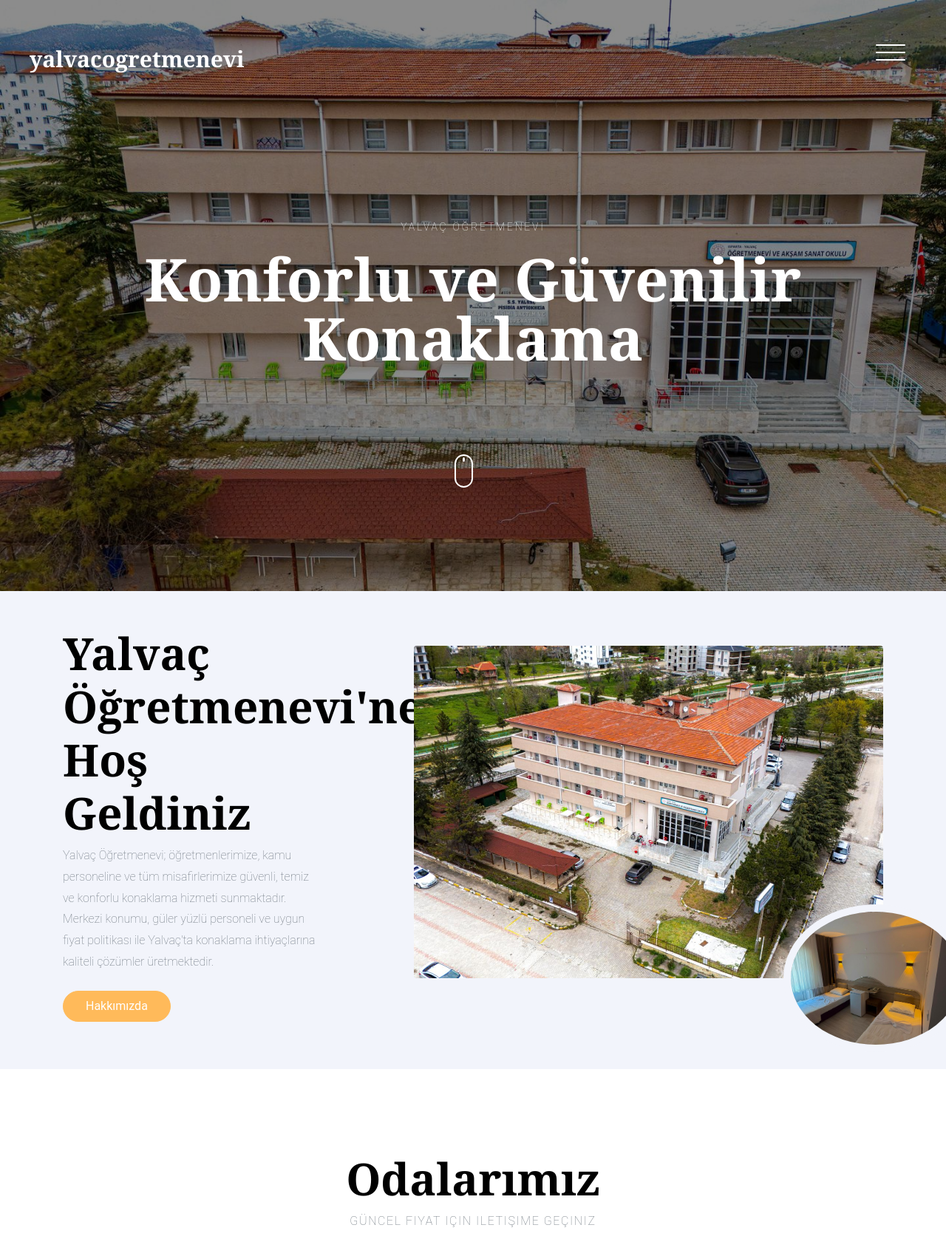
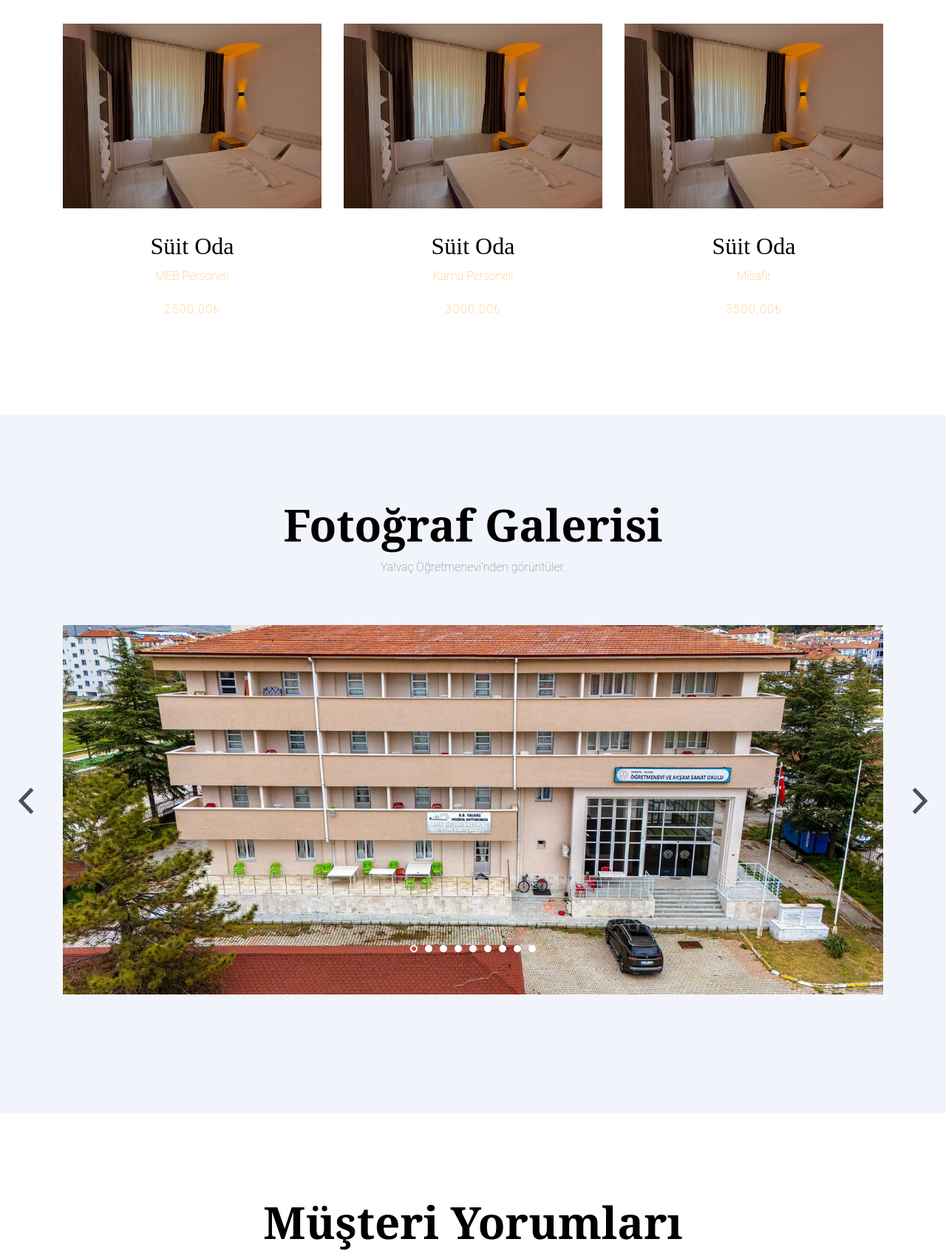
The page / (upper part) on the database its author committed (2 pictures, top to bottom).
### myapp/models.py (models this page shows, shortened)
class HomePageContent(models.Model):
    hero_image = models.ImageField(upload_to='homepage/', verbose_name="Hero Arka Plan Resmi")
    hero_caption = models.CharField(max_length=100, default="YALVAÇ ÖĞRETMENEVİ", verbose_name="Üst Yazı")
    hero_title = models.CharField(max_length=200, default="Konforlu ve Güvenilir Konaklama", verbose_name="Başlık")
    welcome_image_1 = models.ImageField(upload_to='homepage/', verbose_name="Hoş Geldiniz Resmi 1 (büyük)")
    welcome_image_2 = models.ImageField(upload_to='homepage/', verbose_name="Hoş Geldiniz Resmi 2 (üstte)")
    welcome_title = models.CharField(max_length=200, default="Yalvaç Öğretmenevi'ne Hoş Geldiniz", verbose_name="Başlık")
    welcome_text = models.TextField(verbose_name="Açıklama Yazısı")
    class Meta:
        verbose_name = "Anasayfa İçeriği"
        verbose_name_plural = "Anasayfa İçeriği"

class Room(models.Model):
    name = models.CharField(max_length=100, verbose_name="Oda Adı")
    description = models.CharField(max_length=200, blank=True, verbose_name="Açıklama")
    price = models.DecimalField(max_digits=8, decimal_places=2, verbose_name="Fiyat (₺)")
    image = models.ImageField(upload_to='rooms/', verbose_name="Resim")
    class Meta:
        verbose_name = "Oda"
        verbose_name_plural = "Odalar"

class GalleryImage(models.Model):
    image = models.ImageField(upload_to='gallery/', verbose_name="Resim")
    caption = models.CharField(max_length=100, blank=True, verbose_name="Açıklama")
    class Meta:
        verbose_name = "Galeri Resmi"
        verbose_name_plural = "Galeri Resimleri"

### myapp/views.py (the view)
# urls.py: path('', views.index, name='index'),
def index(request):
    rooms = Room.objects.all()[:3]
    gallery = GalleryImage.objects.all()
    announcements = Announcement.objects.all()[:3]
    mains = MenuItem.objects.filter(category='mains')
    desserts = MenuItem.objects.filter(category='desserts')
    drinks = MenuItem.objects.filter(category='drinks')
    homepage = HomePageContent.objects.first()
    return render(request, 'myapp/index.html', {
        'rooms': rooms,
        'gallery': gallery,
        'announcements': announcements,
        'mains': mains,
        'desserts': desserts,
        'drinks': drinks,
        'homepage': homepage,
    })

### myapp/templates/myapp/index.html (shortened to what this page needs)
{% extends 'myapp/base.html' %}
{% load static %}
{% block content %}
<section class="site-hero overlay" style="background-image: url({{ homepage.hero_image.url }})"
    data-stellar-background-ratio="0.5">
    <div class="container">
        <div class="row site-hero-inner justify-content-center align-items-center">
            <div class="col-md-10 text-center" data-aos="fade-up">
                <span class="custom-caption text-uppercase text-white d-block mb-3">
                    {{ homepage.hero_caption }}
                </span>
                <h1 class="heading">
                    {{ homepage.hero_title }}
                </h1>
            </div>
        </div>
    </div>
    <a class="mouse smoothscroll" href="#next">
        <div class="mouse-icon">
            <span class="mouse-wheel"></span>
        </div>
    </a>
</section>
<section class="py-5 bg-light">
    <div class="container">
        <div class="row align-items-center">
            <div class="col-md-12 col-lg-7 ml-auto order-lg-2 position-relative mb-5" data-aos="fade-up">
                <figure class="img-absolute" style="width: 250px; height: 200px; overflow: hidden; margin: 0;">
                    <img src="{{ homepage.welcome_image_2.url }}" alt="Image"
                        style="width: 100%; height: 100%; object-fit: cover;">
                </figure>
                <div style="width: 100%; height: 450px; overflow: hidden; border-radius: 0.25rem;">
                    <img src="{{ homepage.welcome_image_1.url }}" alt="Image"
                        style="width: 100%; height: 100%; object-fit: cover;">
                </div>
            </div>
            <div class="col-md-12 col-lg-4 order-lg-1" data-aos="fade-up">
                <h2 class="heading">{{ homepage.welcome_title }}</h2>
                <p class="mb-4">
                    {{ homepage.welcome_text }}
                </p>
                <p>
                    <a href="{% url 'about' %}" class="btn btn-primary text-white py-2 mr-3">
                        Hakkımızda
                    </a>
                </p>
            </div>
        </div>
    </div>
</section>
<section class="section">
    <div class="container">
        <div class="row justify-content-center text-center mb-5">
            <div class="col-md-7">
                <h2 class="heading" data-aos="fade-up">Odalarımız</h2>
                <p data-aos="fade-up" data-aos-delay="100"><span class="text-uppercase letter-spacing-1">
                        Güncel fiyat için iletişime geçiniz
                    </span></p>
            </div>
        </div>
        <div class="row">
            {% for room in rooms %}
            <div class="col-md-6 col-lg-4" data-aos="fade-up">
                <a href="{% url 'rooms' %}" class="room">
                    <figure class="img-wrap room-img-wrap">
                        <img src="{{ room.image.url }}" alt="{{ room.name }}" class="img-fluid mb-3 room-img">
                    </figure>
                    <div class="p-3 text-center room-info">
                        <h2>{{ room.name }}</h2>
                        <p>{{ room.description }}</p>
                        <span class="text-uppercase letter-spacing-1">{{ room.price }}₺</span>
                    </div>
                </a>
            </div>
            {% endfor %}
        </div>
    </div>
</section>
<section class="section slider-section bg-light">
    <div class="container">
        <div class="row justify-content-center text-center mb-5">
            <div class="col-md-7">
                <h2 class="heading" data-aos="fade-up">
                    Fotoğraf Galerisi
                </h2>
                <p data-aos="fade-up" data-aos-delay="100">
                    Yalvaç Öğretmenevi'nden görüntüler.
                </p>
            </div>
        </div>
        <div class="row">
            <div class="col-md-12">
                <div class="home-slider major-caousel owl-carousel mb-5" data-aos="fade-up" data-aos-delay="200">
                    {% for img in gallery %}
                    <div class="slider-item">
                        <a href="{{ img.image.url }}" data-fancybox="images" data-caption="{{ img.caption }}"><img
                                src="{{ img.image.url }}" alt="{{ img.caption }}" class="img-fluid"></a>
                    </div>
                    {% endfor %}
                </div>
            </div>
        </div>
    </div>
</section>
<section class="section testimonial-section">
    <div class="container">
        <div class="row justify-content-center text-center mb-5">
            <div class="col-md-7">
                <h2 class="heading" data-aos="fade-up">Müşteri Yorumları</h2>
            </div>
        </div>
    </div>
</section>
{% endblock %}

### myapp/static/myapp/css/style.css (style rules this page uses)
body { background: #fff; font-family: "Roboto", arial, sans-serif; font-weight: 200; font-size: 16px; line-height: 1.8; color: #6c757d; position: relative; }
a { -webkit-transition: .3s all ease; -o-transition: .3s all ease; transition: .3s all ease; text-decoration: none; }
h1, h2, h3, h4, h5 { color: #000; font-family: "Playfair Display", times, serif; }
.bg-light { background: #f2f4fb !important; }
.btn { padding-left: 30px; padding-right: 30px; padding-top: 10px; padding-bottom: 10px; border-radius: 50px; }
.btn, .form-control { outline: none; -webkit-box-shadow: none !important; box-shadow: none !important; }
.site-hero { background-size: cover; height: 100vh; min-height: 700px; width: 100%; position: relative; }
.site-hero .heading { font-family: "Playfair Display", times, serif; font-weight: bold; }
.site-hero.overlay:before { background: rgba(0, 0, 0, 0.45); content: ""; position: absolute; height: 100vh; min-height: 700px; top: 0; left: 0; bottom: 0; right: 0; }
.site-hero-inner { height: 100vh; min-height: 700px; }
.site-hero-inner .heading { font-size: 80px; font-family: "Playfair Display", times, serif; color: #fff; line-height: 1; font-weight: bold; }
.section { padding: 7em 0; }
.heading-serif, .heading, .testimonial-section .heading, .slider-section .heading, .blog-post-entry .heading { font-size: 60px; font-family: "Playfair Display", times, serif; font-weight: 700; }
.slider-section { position: relative; }
.owl-carousel.home-slider { z-index: 1; position: relative; }
.owl-carousel.home-slider .slider-item { background-size: cover; background-repeat: no-repeat; background-position: center center; height: calc(100vh - 117px); min-height: 700px; position: relative; }
.owl-carousel.major-caousel .slider-item { height: 500px; min-height: 500px; overflow: hidden; }
.owl-carousel.major-caousel .slider-item img { width: 100%; height: 100%; object-fit: cover; margin-bottom: 0; display: block; }
.mouse { width: 100px; display: inline-block; position: absolute; left: 50%; bottom: 140px; z-index: 1; -webkit-transform: translateX(-25%); -ms-transform: translateX(-25%); transform: translateX(-25%); }
.mouse-icon { width: 25px; height: 45px; border: 2px solid white; border-radius: 15px; cursor: pointer; position: relative; text-align: center; }
.mouse-wheel { height: 6px; margin: 2px auto 0; display: block; width: 3px; background-color: white; border-radius: 50%; -webkit-animation: 1.6s ease infinite wheel-up-down; -moz-animation: 1.6s ease infinite wheel-up-down; animation: 1.6s ease infinite wheel-up-down; }
.room { position: relative; display: block; }
.room .img-wrap { position: relative; overflow: hidden; }
.room .img-wrap img { -webkit-transition: .3s all ease-in-out; -o-transition: .3s all ease-in-out; transition: .3s all ease-in-out; -webkit-transform: scale(1); -ms-transform: scale(1); transform: scale(1); margin-bottom: 0 !important; }
.letter-spacing-1 { letter-spacing: .1em; }
.custom-caption { font-size: 14px; letter-spacing: .2em; }
.img-absolute { position: absolute; bottom: -100px; right: -100px; }
.img-absolute img { max-width: 250px; border-radius: 50%; border: 10px solid #f2f4fb; }
.room-img-wrap { width: 100%; height: 250px; overflow: hidden; }
.room-img-wrap .room-img { width: 100%; height: 100%; object-fit: cover; }

### rows shown on the page
HomePageContent: hero_image (picture), hero_caption "YALVAÇ ÖĞRETMENEVİ", hero_title "Konforlu ve Güvenilir Konaklama", welcome_image_2 (picture), welcome_image_1 (picture), welcome_title "Yalvaç Öğretmenevi'ne Hoş Geldiniz", welcome_text "Yalvaç Öğretmenevi; öğretmenlerimize, kamu personeline ve tüm misafirlerimize güvenli, temiz ve konforlu konaklama hizmeti sunmaktadır. Merkezi konumu, güler yüzlü personeli ve uygun fiyat politikası ile Yalvaç'ta konaklama ihtiyaçlarına kaliteli çözümler üretmektedir."
Room: image (picture), name "Süit Oda", description "MEB Personeli", price "2500,00"
Room: image (picture), name "Süit Oda", description "Kamu Personeli", price "3000,00"
Room: image (picture), name "Süit Oda", description "Misafir", price "3500,00"
GalleryImage: image (picture)
